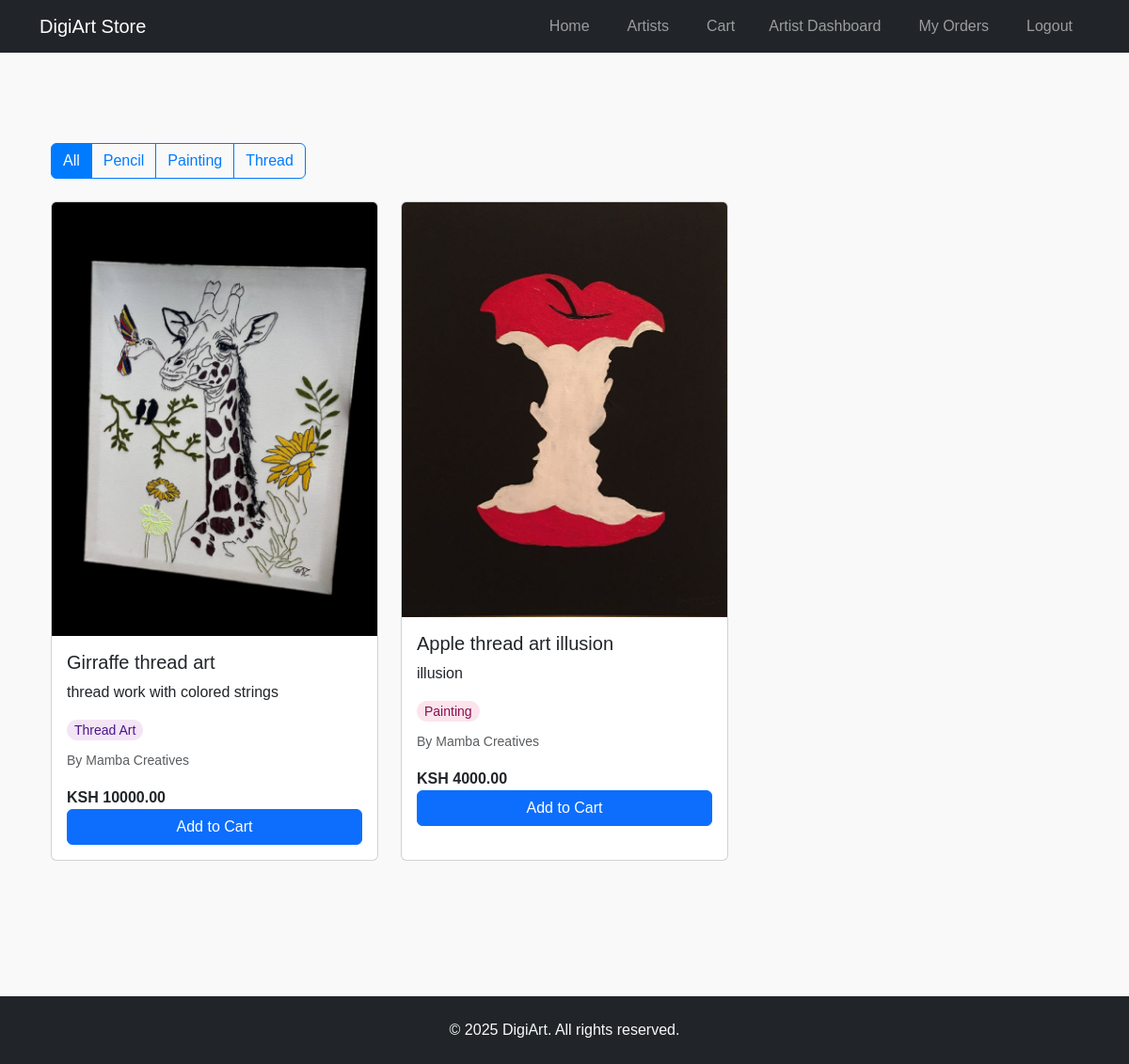
The page / (signed in) on the database its author committed.
### store/models.py (models this page shows, shortened)
class Artwork(models.Model):
    ARTWORK_CATEGORIES = (
        ('pencil', 'Pencil Drawing'),
        ('painting', 'Painting'),
        ('thread', 'Thread Art'),
    )
    name = models.CharField(max_length=100)
    artist = models.ForeignKey(Customer, on_delete=models.CASCADE)
    description = models.TextField()
    price = models.DecimalField(max_digits=10, decimal_places=2)
    image = models.ImageField(upload_to='artworks/')
    category = models.CharField(max_length=20, choices=ARTWORK_CATEGORIES)
    created_at = models.DateTimeField(auto_now_add=True)

class Customer(models.Model):
    USER_TYPES = (
        ('customer', 'Art Buyer'),
        ('artist', 'Artist'),
    )
    first_name = models.CharField(max_length=50)
    last_name = models.CharField(max_length=50)
    phone = models.CharField(max_length=15)
    email = models.EmailField(unique=True)
    password = models.CharField(max_length=100)
    user_type = models.CharField(max_length=10, choices=USER_TYPES, default='customer')
    bio = models.TextField(blank=True, null=True)
    artist_statement = models.TextField(blank=True, null=True)
    profile_image = models.ImageField(upload_to='artist_profiles/', blank=True, null=True)

### store/views.py (the view)
# urls.py: path('', Index.as_view(), name='homepage'),
class Index(View):
    def get(self, request):
        cart = request.session.get('cart', {})
        artworks = Artwork.objects.all().order_by('-created_at')
        categories = dict(Artwork.ARTWORK_CATEGORIES).keys()
        category = request.GET.get('category')
        if category:
            artworks = artworks.filter(category=category)
        return render(request, 'index.html', {
            'artworks': artworks,
            'categories': categories,
            'cart': cart
        })

### store/templates/index.html (shortened to what this page needs)
{% extends 'base.html' %}
{% load static %}
{% load cart_tags %}
{% block content %}
<div class="container py-5">
    <div class="mb-4">
        <div class="btn-group" role="group" aria-label="Artwork categories">
            <a href="{% url 'homepage' %}" class="btn btn-outline-primary {% if not request.GET.category %}active{% endif %}">
                All
            </a>
            {% for category in categories %}
            <a href="{% url 'homepage' %}?category={{ category }}"
               class="btn btn-outline-primary {% if request.GET.category == category %}active{% endif %}">
                {{ category|title }}
            </a>
            {% endfor %}
        </div>
    </div>
    <div class="row row-cols-1 row-cols-md-2 row-cols-lg-3 g-4">
        {% for artwork in artworks %}
        <div class="col">
            <div class="card h-100">
                <img src="{{ artwork.image.url }}" class="card-img-top" alt="{{ artwork.name }}">
                <div class="card-body">
                    <h5 class="card-title">{{ artwork.name }}</h5>
                    <p class="card-text">{{ artwork.description|truncatewords:20 }}</p>
                    <p class="mb-2">
                        <span class="badge category-badge {{ artwork.category }}">
                            {{ artwork.get_category_display }}
                        </span>
                    </p>
                    <p class="card-text">
                        <small class="text-muted">
                            By {{ artwork.artist.first_name }} {{ artwork.artist.last_name }}
                        </small>
                    </p>
                    <div class="d-flex justify-content-between align-items-center">
                        <p class="card-text"><strong>KSH {{ artwork.price }}</strong></p>
                    </div>
                    <form method="post" action="{% url 'cart' %}">
                        <button type="submit" class="btn btn-primary w-100">
                            Add to Cart
                        </button>
                    </form>
                </div>
            </div>
        </div>
        {% empty %}
        <div class="col-12 text-center">
            <p>No artworks available.</p>
        </div>
        {% endfor %}
    </div>
</div>
{% endblock %}

### store/static/style.css (style rules this page uses)
body { font-family: Arial, sans-serif; margin: 0; padding: 0; background-color: #f9f9f9; color: #333; }
.card { transition: transform 0.2s ease-in-out; }
.btn-group .btn-outline-primary { border-color: #007bff; color: #007bff; }
.btn-group .btn-outline-primary.active { background-color: #007bff; color: white; }
.category-badge { padding: 0.25rem 0.5rem; border-radius: 1rem; font-size: 0.875rem; font-weight: 500; }
.category-badge.painting { background-color: #fce4ec; color: #880e4f; }
.category-badge.thread { background-color: #f3e5f5; color: #4a148c; }

### rows shown on the page
Artwork: image (picture), name "Girraffe thread art", description "thread work with colored strings", category "Thread Art", artist.first_name "Mamba", artist.last_name "Creatives", price "10000.00"
Artwork: image (picture), name "Apple thread art illusion", description "illusion", category "Painting", artist.first_name "Mamba", artist.last_name "Creatives", price "4000.00"

### other values the page prints
{{ category|title }} "Pencil" "Painting" "Thread"
